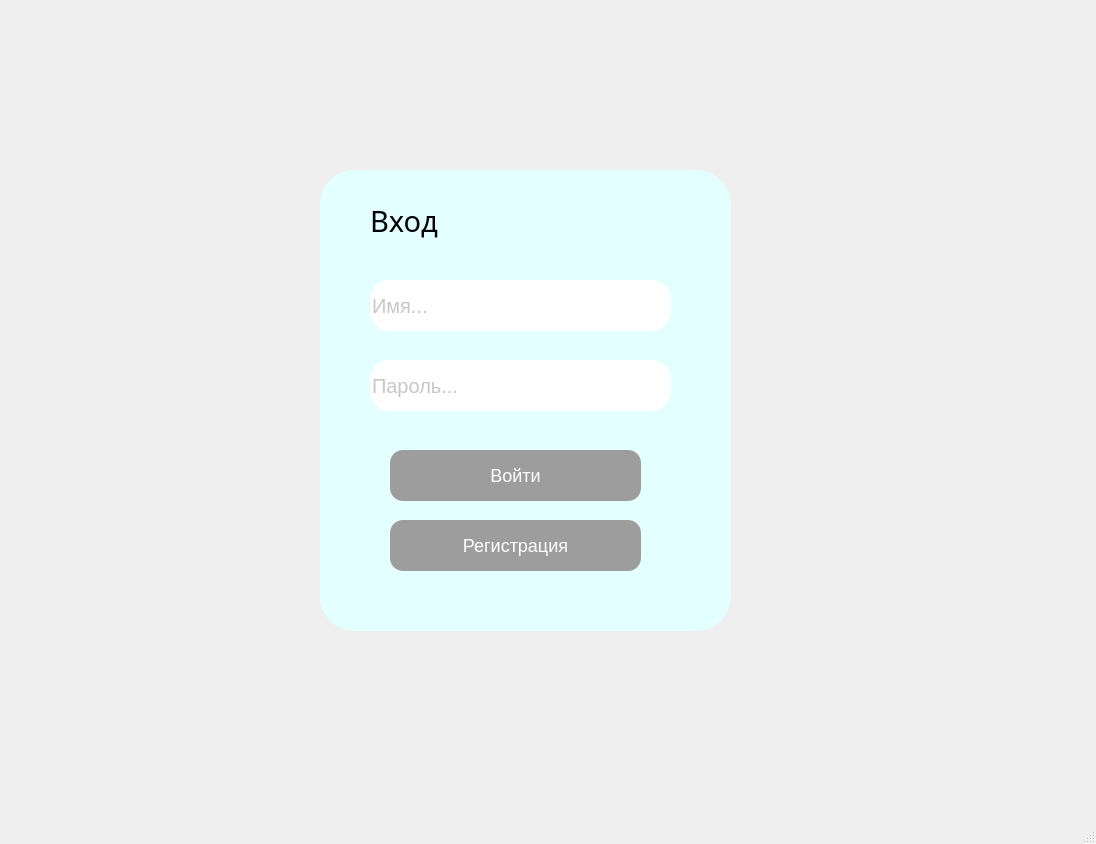
<?xml version="1.0" encoding="UTF-8"?>
<ui version="4.0">
 <class>MainWindow</class>
 <widget class="QMainWindow" name="MainWindow">
  <property name="geometry">
   <rect>
    <x>0</x>
    <y>0</y>
    <width>1096</width>
    <height>844</height>
   </rect>
  </property>
  <property name="font">
   <font>
    <family>MS Shell Dlg 2</family>
   </font>
  </property>
  <property name="windowTitle">
   <string>MainWindow</string>
  </property>
  <widget class="QWidget" name="centralwidget">
   <widget class="QFrame" name="frame">
    <property name="geometry">
     <rect>
      <x>320</x>
      <y>170</y>
      <width>411</width>
      <height>461</height>
     </rect>
    </property>
    <property name="styleSheet">
     <string notr="true">background-color:rgb(228, 255, 255);
border-radius:35px;</string>
    </property>
    <property name="frameShape">
     <enum>QFrame::StyledPanel</enum>
    </property>
    <property name="frameShadow">
     <enum>QFrame::Raised</enum>
    </property>
    <widget class="QLineEdit" name="nameEdit">
     <property name="geometry">
      <rect>
       <x>50</x>
       <y>110</y>
       <width>301</width>
       <height>51</height>
      </rect>
     </property>
     <property name="styleSheet">
      <string notr="true">background-color: white;
border-radius: 20px;
color:rgb(199, 199, 199);
font-size: 20px;
</string>
     </property>
     <property name="text">
      <string>Имя...</string>
     </property>
    </widget>
    <widget class="QLineEdit" name="passwordEdit">
     <property name="geometry">
      <rect>
       <x>50</x>
       <y>190</y>
       <width>301</width>
       <height>51</height>
      </rect>
     </property>
     <property name="styleSheet">
      <string notr="true">background-color: white;
border-radius: 20px;
color:rgb(199, 199, 199);
font-size: 20px;
</string>
     </property>
     <property name="text">
      <string>Пароль...</string>
     </property>
    </widget>
    <widget class="QPushButton" name="login_button">
     <property name="geometry">
      <rect>
       <x>70</x>
       <y>280</y>
       <width>251</width>
       <height>51</height>
      </rect>
     </property>
     <property name="styleSheet">
      <string notr="true">background-color:rgb(157, 157, 157);
color:white;
font-size:18px;
border-radius:13px;</string>
     </property>
     <property name="text">
      <string>Войти</string>
     </property>
    </widget>
    <widget class="QPushButton" name="signup_button">
     <property name="geometry">
      <rect>
       <x>70</x>
       <y>350</y>
       <width>251</width>
       <height>51</height>
      </rect>
     </property>
     <property name="styleSheet">
      <string notr="true">background-color:rgb(157, 157, 157);
color:white;
font-size:18px;
border-radius:13px;</string>
     </property>
     <property name="text">
      <string>Регистрация</string>
     </property>
    </widget>
    <widget class="QLabel" name="operationlb">
     <property name="geometry">
      <rect>
       <x>50</x>
       <y>0</y>
       <width>311</width>
       <height>101</height>
      </rect>
     </property>
     <property name="font">
      <font>
       <family>Cascadia Code SemiBold</family>
       <pointsize>22</pointsize>
       <weight>7</weight>
       <italic>false</italic>
       <bold>false</bold>
      </font>
     </property>
     <property name="toolTip">
      <string>&lt;html&gt;&lt;head/&gt;&lt;body&gt;&lt;p&gt;вв&lt;/p&gt;&lt;p&gt;&lt;br/&gt;&lt;/p&gt;&lt;/body&gt;&lt;/html&gt;</string>
     </property>
     <property name="styleSheet">
      <string notr="true">font: 63 22pt &quot;Cascadia Code SemiBold&quot;;
</string>
     </property>
     <property name="text">
      <string>Вход</string>
     </property>
    </widget>
    <widget class="QLabel" name="errorlabel">
     <property name="geometry">
      <rect>
       <x>50</x>
       <y>420</y>
       <width>331</width>
       <height>31</height>
      </rect>
     </property>
     <property name="font">
      <font>
       <family>Yu Gothic UI Semibold</family>
       <pointsize>12</pointsize>
       <weight>7</weight>
       <italic>false</italic>
       <bold>false</bold>
      </font>
     </property>
     <property name="styleSheet">
      <string notr="true">color:red;
font: 63 12pt &quot;Yu Gothic UI Semibold&quot;;</string>
     </property>
     <property name="text">
      <string/>
     </property>
    </widget>
   </widget>
   <widget class="QLabel" name="label">
    <property name="geometry">
     <rect>
      <x>-30</x>
      <y>-110</y>
      <width>1341</width>
      <height>1001</height>
     </rect>
    </property>
    <property name="text">
     <string/>
    </property>
    <property name="pixmap">
     <pixmap>регистрация.jpg</pixmap>
    </property>
   </widget>
   <zorder>label</zorder>
   <zorder>frame</zorder>
  </widget>
  <widget class="QMenuBar" name="menubar">
   <property name="geometry">
    <rect>
     <x>0</x>
     <y>0</y>
     <width>1096</width>
     <height>26</height>
    </rect>
   </property>
  </widget>
  <widget class="QStatusBar" name="statusbar"/>
 </widget>
 <resources/>
 <connections/>
</ui>
